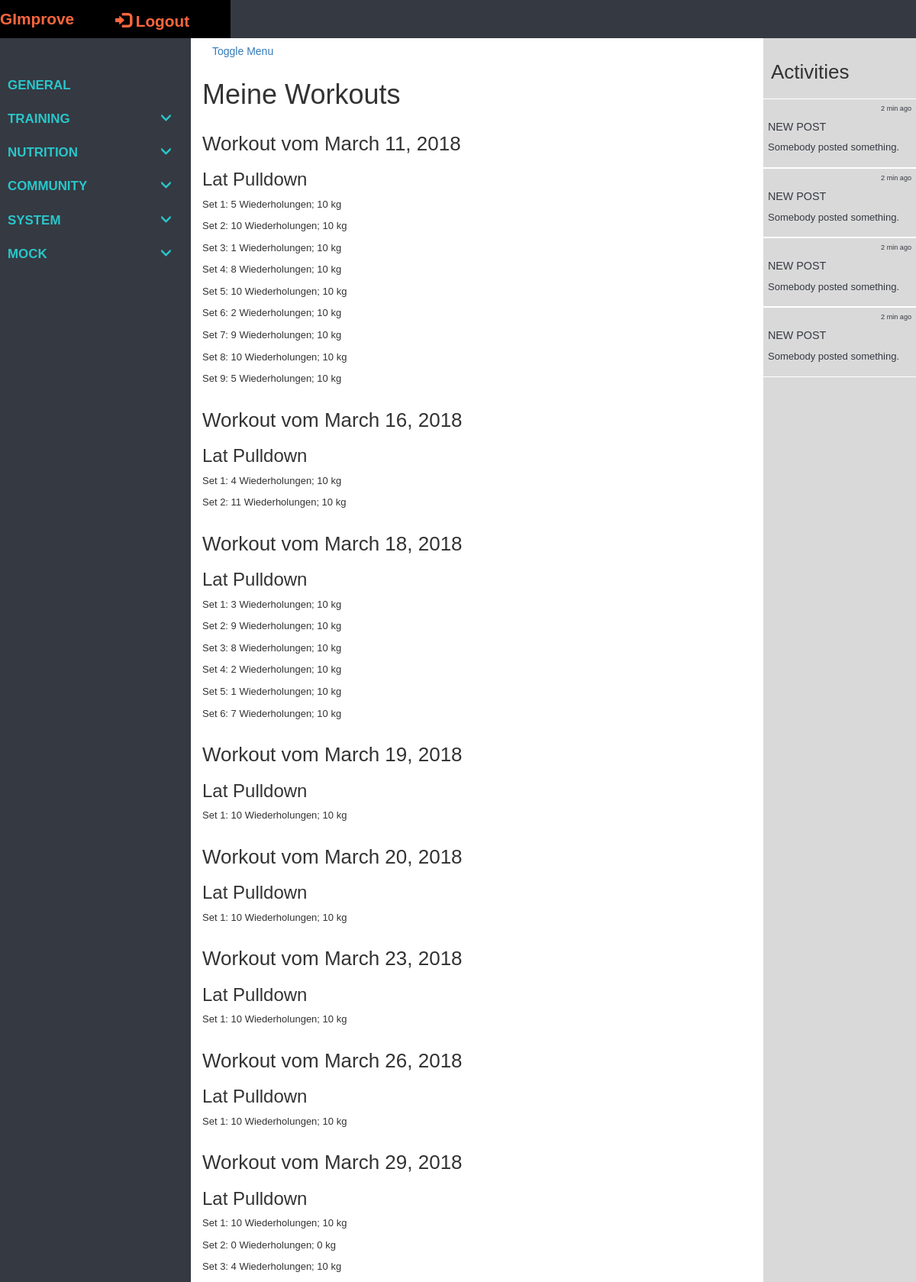
Screenshot of /tracker/training_units/1 (signed in) with the database file from the repository.
### tracker/models/models.py (models this page shows, shortened)
class TrainUnit(models.Model, LoginRequiredMixin):
    login_url = '/login/'
    id = models.UUIDField(primary_key=True, default=uuid.uuid4)
    start_time_date = models.DateTimeField(null=False, blank=False)
    end_time_date = models.DateTimeField(null=False, blank=False)
    date = models.DateField(null=False, blank=False)
    user = models.ForeignKey(UserProfile, on_delete=models.CASCADE)
    exercise_units = models.ManyToManyField('ExerciseUnit', related_name='+', blank=True)

class ExerciseUnit(models.Model):
    id = models.UUIDField(primary_key=True, default=uuid.uuid4)
    time_date = models.DateTimeField(null=False, blank=False)
    train_unit = models.ForeignKey(TrainUnit, on_delete=models.CASCADE)
    exercise = models.ForeignKey(Exercise, on_delete=models.CASCADE)

class Exercise(models.Model):
    name = models.CharField(max_length=100, primary_key=True)
    description = models.CharField(max_length=1000, help_text="Insert short description here.")
    muscles = models.ManyToManyField('Muscle', help_text="Muscles trained by the exercise.")
    equipment_machine = models.ManyToManyField('Equipment', help_text="Necessary equipment for the exercise.", blank=True)
    def __str__(self):
        return self.name

class Set(models.Model):
    id = models.UUIDField(primary_key=True, default=uuid.uuid4)
    date_time = models.DateTimeField(default=timezone.now, null=False, blank=False)
    exercise_unit = models.ForeignKey(ExerciseUnit, on_delete=models.CASCADE)
    repetitions = models.IntegerField(blank=False)
    weight = models.IntegerField(blank=False)
    durations = models.TextField(max_length=1200, blank=False, null=False)
    last_update = models.DateTimeField(default=timezone.now, null=False, blank=False)
    class Meta:
        ordering = ['date_time']

### tracker/views/views.py (the view)
# urls.py: url(r'^training_units/(?P<pk>\d+)$', views.TrainingUnitsList.as_view(), name='training_units'),
class TrainingUnitsList(LoginRequiredMixin, generic.ListView):
    model = TrainUnit
    context_object_name = 'training_units'
    template_name = 'tracker/User/training_units.html'
    def get_context_data(self, **kwargs):
        context = super().get_context_data(**kwargs)
        context['base_template'] = 'tracker/User/user_tracker_base.html'
        return context
    def get_queryset(self):
        return TrainUnit.objects.filter(user=self.request.user.userprofile)

### tracker/templates/tracker/User/training_units.html (shortened to what this page needs)
{% extends base_template %}
{% block extra_head %}
{% load static %}
{% endblock %}
{% block site_content %}
<div class="container background-col">
    <div class="row full-height">
        <div class="col-xs-12 col-sm-12 col-md-12 col-lg-12 padding-0">
            <div class="row row-eq-height">
                <h1>Meine Workouts</h1>
            </div>
        </div>
        <div class="col-xs-12 col-sm-12 col-md-12 col-lg-12">
            {% for train_unit in training_units %}
                <div class="row">
                    <h2>Workout vom {{ train_unit.date }}</h2>
                    {% for exercise_unit in train_unit.exercise_units.all %}
                        <h3>{{ exercise_unit.exercise }}</h3>
                        {% for set in exercise_unit.set_set.all %}
                            <p>Set {{ forloop.counter }}: {{ set.repetitions }} Wiederholungen; {{ set.weight }} kg</p>
                        {% endfor %}
                    {% endfor %}
                </div>
            {% endfor %}
        </div>
    </div>
</div>
{% endblock %}

### tracker/static/tracker/css/tracker_style.css (style rules this page uses)
html, body { height: 100%; min-height: 100%; width: 100%; min-width: 100%; margin: 0px; max-width: 100%; padding: 0px; font-family: TrajanPro-Regular, 'Lucida Grande', sans-serif; overflow-x: hidden; }
h2 { font-size: 2.0rem; }
body { padding-top: 50px; }
@media only screen and (min-width: 701px) and (max-width: 1280px) { html, body { font-size: 13px; } }
.full-height { min-height: 100%; height: 100%; }

### rows the page displays
TrainUnit: date "March 11, 2018"
ExerciseUnit: exercise "Lat Pulldown"
Set: repetitions "5", weight "10"
Set: repetitions "10", weight "10"
Set: repetitions "1", weight "10"
Set: repetitions "8", weight "10"
Set: repetitions "10", weight "10"
Set: repetitions "2", weight "10"
Set: repetitions "9", weight "10"
Set: repetitions "10", weight "10"
Set: repetitions "5", weight "10"
TrainUnit: date "March 16, 2018"
ExerciseUnit: exercise "Lat Pulldown"
Set: repetitions "4", weight "10"
Set: repetitions "11", weight "10"
TrainUnit: date "March 18, 2018"
ExerciseUnit: exercise "Lat Pulldown"
Set: repetitions "3", weight "10"
Set: repetitions "9", weight "10"
Set: repetitions "8", weight "10"
Set: repetitions "2", weight "10"
Set: repetitions "1", weight "10"
Set: repetitions "7", weight "10"
TrainUnit: date "March 19, 2018"
ExerciseUnit: exercise "Lat Pulldown"
Set: repetitions "10", weight "10"
TrainUnit: date "March 20, 2018"
ExerciseUnit: exercise "Lat Pulldown"
Set: repetitions "10", weight "10"
TrainUnit: date "March 23, 2018"
ExerciseUnit: exercise "Lat Pulldown"
Set: repetitions "10", weight "10"
TrainUnit: date "March 26, 2018"
ExerciseUnit: exercise "Lat Pulldown"
Set: repetitions "10", weight "10"
TrainUnit: date "March 29, 2018"
ExerciseUnit: exercise "Lat Pulldown"
Set: repetitions "10", weight "10"
Set: repetitions "0", weight "0"
Set: repetitions "4", weight "10"
